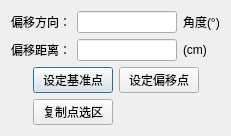
<?xml version="1.0" encoding="UTF-8"?>
<ui version="4.0">
 <class>copyPointsDialog</class>
 <widget class="QDialog" name="copyPointsDialog">
  <property name="geometry">
   <rect>
    <x>0</x>
    <y>0</y>
    <width>229</width>
    <height>134</height>
   </rect>
  </property>
  <property name="windowTitle">
   <string>复制编辑</string>
  </property>
  <layout class="QGridLayout" name="gridLayout_3">
   <item row="1" column="1">
    <layout class="QGridLayout" name="gridLayout_2">
     <item row="0" column="0">
      <widget class="QPushButton" name="pushButton_first">
       <property name="text">
        <string>设定基准点</string>
       </property>
      </widget>
     </item>
     <item row="0" column="1">
      <widget class="QPushButton" name="pushButton_second">
       <property name="text">
        <string>设定偏移点</string>
       </property>
      </widget>
     </item>
     <item row="1" column="0">
      <widget class="QPushButton" name="pushButton_apply_copy">
       <property name="text">
        <string>复制点选区</string>
       </property>
      </widget>
     </item>
    </layout>
   </item>
   <item row="0" column="0" colspan="3">
    <layout class="QGridLayout" name="gridLayout">
     <item row="0" column="0">
      <widget class="QLabel" name="label_direction">
       <property name="text">
        <string>偏移方向：</string>
       </property>
      </widget>
     </item>
     <item row="0" column="1">
      <widget class="QLineEdit" name="lineEdit_val_direction">
       <property name="minimumSize">
        <size>
         <width>100</width>
         <height>0</height>
        </size>
       </property>
      </widget>
     </item>
     <item row="0" column="2">
      <widget class="QLabel" name="label_angle">
       <property name="text">
        <string>角度(°)</string>
       </property>
      </widget>
     </item>
     <item row="1" column="0">
      <widget class="QLabel" name="label_distance">
       <property name="text">
        <string>偏移距离：</string>
       </property>
      </widget>
     </item>
     <item row="1" column="1">
      <widget class="QLineEdit" name="lineEdit_val_distance">
       <property name="minimumSize">
        <size>
         <width>100</width>
         <height>0</height>
        </size>
       </property>
      </widget>
     </item>
     <item row="1" column="2">
      <widget class="QLabel" name="label_cm">
       <property name="text">
        <string>(cm)</string>
       </property>
      </widget>
     </item>
    </layout>
   </item>
   <item row="1" column="0">
    <spacer name="horizontalSpacer">
     <property name="orientation">
      <enum>Qt::Horizontal</enum>
     </property>
     <property name="sizeHint" stdset="0">
      <size>
       <width>164</width>
       <height>20</height>
      </size>
     </property>
    </spacer>
   </item>
   <item row="1" column="2">
    <spacer name="horizontalSpacer_2">
     <property name="orientation">
      <enum>Qt::Horizontal</enum>
     </property>
     <property name="sizeHint" stdset="0">
      <size>
       <width>163</width>
       <height>20</height>
      </size>
     </property>
    </spacer>
   </item>
  </layout>
 </widget>
 <resources/>
 <connections/>
</ui>
